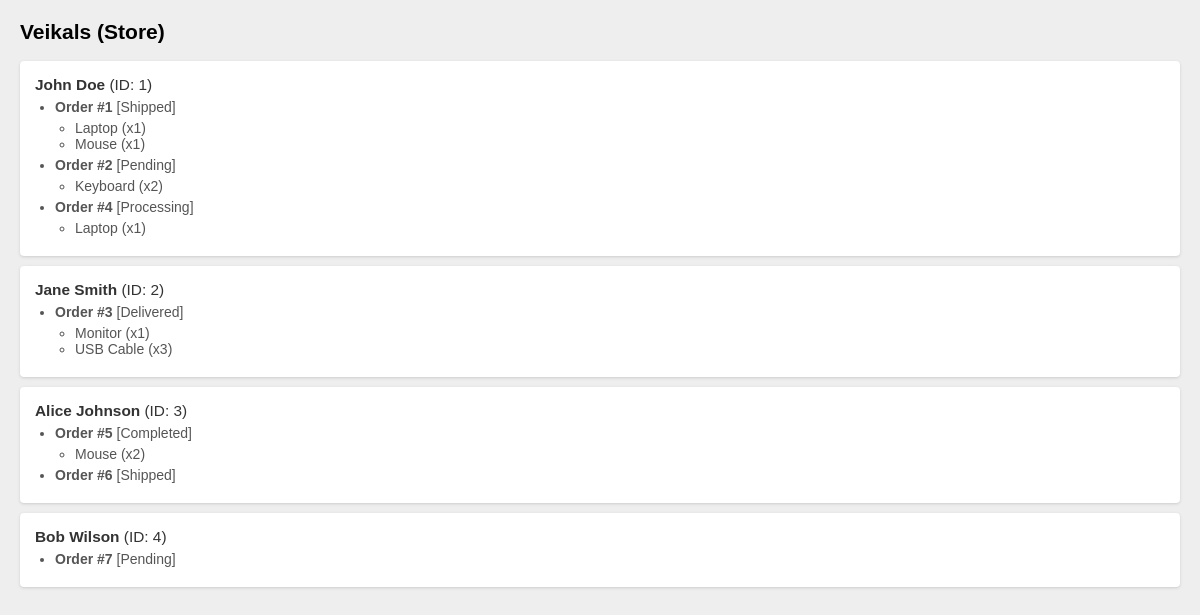
The page / on the database its author committed.
### tables this page shows
CREATE TABLE clients (
    id INTEGER PRIMARY KEY AUTOINCREMENT,
    firstname TEXT NOT NULL,
    lastname TEXT NOT NULL,
    email TEXT UNIQUE NOT NULL,
    points INTEGER DEFAULT 0
);

CREATE TABLE orders (
    id INTEGER PRIMARY KEY AUTOINCREMENT,
    client_id INTEGER NOT NULL,
    order_date TEXT DEFAULT (datetime('now')),
    status TEXT NOT NULL,
    delivery_date TEXT,
    FOREIGN KEY (client_id) REFERENCES clients(id)
);

CREATE TABLE products (
    id INTEGER PRIMARY KEY AUTOINCREMENT,
    name TEXT NOT NULL,
    price REAL NOT NULL
);

CREATE TABLE order_items (
    id INTEGER PRIMARY KEY AUTOINCREMENT,
    order_id INTEGER NOT NULL,
    product_id INTEGER NOT NULL,
    quantity INTEGER NOT NULL,
    price_at_purchase REAL NOT NULL,
    FOREIGN KEY (order_id) REFERENCES orders(id),
    FOREIGN KEY (product_id) REFERENCES products(id)
);

### db/Database.php (called while the page is built)
<?php
class Database {
    private static $instance = null;
    private $pdo;
    private function __construct() {
        $dbFile = __DIR__ . DIRECTORY_SEPARATOR . 'tasker.db';
        try {
            $this->pdo = new PDO("sqlite:" . $dbFile);
            $this->pdo->setAttribute(PDO::ATTR_ERRMODE, PDO::ERRMODE_EXCEPTION);
            $this->pdo->setAttribute(PDO::ATTR_DEFAULT_FETCH_MODE, PDO::FETCH_ASSOC);
        } catch (PDOException $e) {
            die("Connection error: " . $e->getMessage());
        }
    }
    public static function getInstance() {
        if (self::$instance === null) {
            self::$instance = new self();
        }
        return self::$instance;
    }
    public function getConnection() {
        return $this->pdo;
    }
}
?>

### ClientRepository.php (called while the page is built)
<?php
require_once 'Database.php';
require_once 'Models.php';
class ClientRepository {
    private $pdo;
    public function __construct() {
        $this->pdo = Database::getInstance()->getConnection();
    }
    public function getAllWithHierarchy() {
        $query = "
            SELECT
                c.id as client_id, c.firstname, c.lastname, c.email, c.points,
                o.id as order_id, o.status as order_status, o.order_date,
                oi.id as item_id, oi.quantity, oi.price_at_purchase,
                p.name as product_name
            FROM clients c
            LEFT JOIN orders o ON c.id = o.client_id
            LEFT JOIN order_items oi ON o.id = oi.order_id
            LEFT JOIN products p ON oi.product_id = p.id
            ORDER BY c.id, o.id, oi.id
        ";
        $stmt = $this->pdo->query($query);
        $rawData = $stmt->fetchAll();
        $clients = [];
        foreach ($rawData as $row) {
            $cid = $row['client_id'];
            $oid = $row['order_id'];
            $iid = $row['item_id'];
            if (!isset($clients[$cid])) {
                $clients[$cid] = new Client(
                    $cid,
                    $row['firstname'] . ' ' . $row['lastname'],
                    $row['email'],
                    $row['points']
                );
            }
            if ($oid && !isset($clients[$cid]->orders[$oid])) {
                $clients[$cid]->addOrder(new Order(
                    $oid,
                    $row['order_status'],
                    $row['order_date']
                ));
            }
            if ($iid) {
                $clients[$cid]->orders[$oid]->addItem(new OrderItem(
                    $iid,
                    $row['product_name'],
                    $row['quantity'],
                    $row['price_at_purchase']
                ));
            }
        }
        return $clients;
    }
}
?>

### Models.php (called while the page is built, shortened)
<?php
class OrderItem {
    public function __construct($id, $product, $qty, $price) {
        $this->product = $product;
        $this->qty = $qty;
    }
}
class Order {
    public function __construct($id, $status, $date) {
        $this->id = $id;
        $this->status = $status;
    }
}
class Client {
    public function __construct($id, $name, $email, $points) {
        $this->id = $id;
        $this->name = $name;
    }
}
?>

### public/index.php (the view, shortened to what this page needs)
<?php
require_once 'ClientRepository.php';
$repo = new ClientRepository();
$clients = $repo->getAllWithHierarchy();
?>
<!DOCTYPE html>
<html lang="en">
<head>
</head>
<body>
    <h2>Veikals (Store)</h2>
    <?php foreach ($clients as $c): ?>
        <div class="card">
            <div class="client-header">
                <b><?= htmlspecialchars($c->name) ?></b> (ID: <?= $c->id ?>)
            </div>
            <?php foreach ($c->orders as $o): ?>
                <ul>
                    <li>
                        <span class="order-id">Order #<?= $o->id ?></span>
                        [<?= htmlspecialchars($o->status) ?>]
                        <ul>
                            <?php foreach ($o->items as $i): ?>
                                <li><?= htmlspecialchars($i->product) ?> (x<?= $i->qty ?>)</li>
                            <?php endforeach; ?>
                        </ul>
                    </li>
                </ul>
            <?php endforeach; ?>
        </div>
    <?php endforeach; ?>
</body>
</html>

### public/index.php (style rules this page uses)
body { font: 14px Arial, sans-serif; background: #eee; margin: 20px; }
.card { background: #fff; padding: 15px; margin-bottom: 10px; border-radius: 4px; box-shadow: 0 1px 3px #ccc; }
ul { margin: 5px 0 5px 20px; padding: 0; color: #555; }
.order-id { font-weight: bold; }
.client-header { font-size: 1.1em; color: #333; }

### rows shown on the page
clients: orders.id "1", orders.status "Shipped", products.name "Laptop", order_items.quantity "1", products.name "Mouse", orders.id "2", orders.status "Pending", products.name "Keyboard", order_items.quantity "2", orders.id "4", orders.status "Processing"
clients: orders.id "3", orders.status "Delivered", products.name "Monitor", order_items.quantity "1", products.name "USB Cable", order_items.quantity "3"
clients: orders.id "5", orders.status "Completed", products.name "Mouse", order_items.quantity "2"
orders: id "6", status "Shipped"
orders: name "Bob Wilson", client "4", id "7", status "Pending"

### other values the page prints
$c->name "John Doe"
$c->id "1"
$c->name "Jane Smith"
$c->id "2"
$c->name "Alice Johnson"
$c->id "3"
